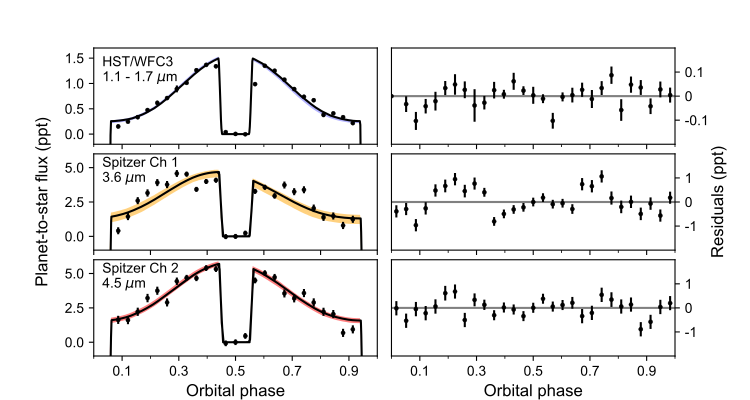

This figure's Python source:
import matplotlib.pyplot as plt
import numpy as np
import pickle
from astropy.io import ascii
import matplotlib.gridspec as gridspec
from pylab import *
from matplotlib import rc
import spiderman_lc
import transit_lc
from lc_fit import Model, LightCurveData

rc('font',**{'family':'sans-serif','sans-serif':['Arial']})

def quantile(x, q):
        return np.percentile(x, 100. * q)

plt.figure(figsize = (7.5,4))

gs = gridspec.GridSpec(3, 2, hspace=0.1, wspace = 0.05)

# plots HST white light phase curve
bestfits = ["/Users/lkreidberg/Desktop/Projects/Observations/HST/WASP103_HST_all/PHYSICAL_MODEL_WHITE_MCMC/bestfit_white.pic"]
mcmcs =  ["/Users/lkreidberg/Desktop/Projects/Observations/HST/WASP103_HST_all/PHYSICAL_MODEL_WHITE_MCMC/mcmc_out_white.npy"]

phasebins = np.linspace(0., 1., 30)
nbins = len(phasebins) - 1

every_N = 1000

for ii, f in enumerate(bestfits):
	ax = plt.subplot(gs[ii, 0])

	mcmc = np.load(mcmcs[ii])
	mcmc = mcmc[::every_N]
	rp, T_s, xi, T_n, delta_T = mcmc[:,0], mcmc[:, 18], mcmc[:, 15], mcmc[:, 16], mcmc[:, 17]

	print "rp, xi, T_n, delta_T", np.median(rp), np.median(xi), np.median(T_n), np.median(delta_T)

	per =  0.925545613
	t0 = 2457080.64041702 
	t = np.linspace(t0, t0+ per, 1000)
	models = np.zeros((len(t), mcmc.shape[0]))
	for i in range(len(mcmc)): models[:, i] = spiderman_lc.lc(t, np.median(rp), T_s[i], 1.1e-6, 1.7e-6, xi[i], T_n[i], delta_T[i], 0., True)*transit_lc.lc(t, np.median(rp))
	#print "hard coding in rp and wavelength for spiderman model"

	phase = (t-t0)/per - np.floor((t-t0)/per)		
	
	plt.fill_between(phase, (np.apply_along_axis(quantile, 0, models.T, 0.16)-1.)*1e3, (np.apply_along_axis(quantile, 0, models.T, 0.84) - 1.)*1e3, linewidth=0., alpha=0.3, color='blue')

	p = pickle.load(open(f, 'rb'))
	d, m, par = p[0], p[1], p[2]		#stores data,  model, and best fit parameters into d, m, & par
	
	dilution = d.dilution + 1.

	ind = d.err < 9.0e7			#indices of outliers
	
	err = d.err[ind]/d.flux[ind]		#normalized per point uncertainty 
	phase = m.phase[ind]
	data_corr = m.data_corr[ind]
	bestfit = m.bestfit[ind]

	ind = np.argsort(phase)
	err, phase, data_corr, bestfit = err[ind], phase[ind], data_corr[ind], bestfit[ind] #sorts by phase
	
	bindata = np.zeros(nbins)
	binsigma = np.zeros(nbins)
	binbestfit = np.zeros(nbins)
	bin_average = np.zeros(nbins)
	
	for j in range(1, len(phasebins)):
		ind = (phase >= phasebins[j-1]) & (phase < phasebins[j])
		if sum(ind)>0:
			bindata[j-1] = sum(data_corr[ind]/err[ind]**2)/sum(1/err[ind]**2) 
			binsigma[j-1] = np.sqrt(1/sum(1/err[ind]**2))
			binbestfit[j-1]=  np.mean(bestfit[ind])
			bin_average[j-1] = (phasebins[j-1]+phasebins[j])/2.

	#plt.errorbar(phase, (data_corr-1.)*1e3*dilution, yerr = err*1e3, fmt = '.k')
	plt.errorbar(bin_average, (bindata-1.)*1e3*dilution, yerr = binsigma*1e3, fmt = '.k')

	plt.plot(phase, (bestfit-1.)*1e3*dilution, color = 'k', label = 'best fit')

	ax.xaxis.set_major_locator(FixedLocator(np.array([0.1, 0.3, 0.5, 0.7, 0.9])))
	ax.xaxis.set_minor_locator(FixedLocator(np.array([0., 0.2, 0.4, 0.6, 0.8, 1.])))
	ax.set_xticklabels([])

	ax.yaxis.set_major_locator(FixedLocator(np.array([0., 0.5, 1, 1.5])))

	plt.ylim(-0.2, 1.7)
	plt.xlim(0,1)

	ax.text(0.03, 1.0, 'HST/WFC3\n1.1 - 1.7 $\mu$m', fontsize=10)

	#Plot RESIDUALS 	#
	#########################

	ax = plt.subplot(gs[ii, 1])
	resid = data_corr - bestfit 
	plt.axhline(0, color='0.5', zorder=-10)
	plt.errorbar(bin_average, (bindata - binbestfit)*1e3, yerr = binsigma*1e3, fmt = '.k')
	plt.ylim(-0.2,0.2)
	plt.xlim(0,1)
	
	ax.yaxis.set_major_locator(FixedLocator(np.array([-0.1, 0, 0.1])))
	ax.set_yticklabels([-0.1, 0, 0.1])
	
	ax.xaxis.set_major_locator(FixedLocator(np.array([0.1, 0.3, 0.5, 0.7, 0.9])))
	#ax.set_xticklabels([0.1, 0.3, 0.5, 0.7, 0.9])
	ax.set_xticklabels([])
	ax.xaxis.set_minor_locator(FixedLocator(np.array([0., 0.2, 0.4, 0.6, 0.8, 1.])))
	
	ax.yaxis.tick_right()
	plt.xlabel("Orbital phase", fontsize=12)


#plot Spitzer phase curves

bestfits = ["/Users/lkreidberg/Desktop/Projects/Observations/Spitzer/WASP103_11099/Ch1/analysis/run/fgc_old/ap2500715/fit_phase_curve/2017-01-08_17:01-physical_model/bestfit.pic", "/Users/lkreidberg/Desktop/Projects/Observations/Spitzer/WASP103_11099/Ch2/analysis/run/fgc_old/ap2750715/fit_phase_curve/2017-01-06_15:28-physical_model/bestfit.pic"]

mcmc_output = ["/Users/lkreidberg/Desktop/Projects/Observations/Spitzer/WASP103_11099/Ch1/analysis/run/fgc_old/ap2500715/fit_phase_curve/2017-01-08_17:01-physical_model/d-WA103bo11-allparams-trq1lnphysicalbliRN.npy", "/Users/lkreidberg/Desktop/Projects/Observations/Spitzer/WASP103_11099/Ch2/analysis/run/fgc_old/ap2750715/fit_phase_curve/2017-01-06_15:28-physical_model/d-WA103bo21-allparams-trq1lnphysicalbli.npy"]

colors = ['orange', 'red']

phasebins = np.linspace(0., 1., 30)
nbins = len(phasebins) - 1
dilution = np.array([0.1712, 0.1587])
l1 = np.array([3.15e-6, 4.0e-6])
l2 = np.array([3.95e-6, 5.0e-6])


for ii, f in enumerate(bestfits):
	ax = plt.subplot(gs[ii+1, 0])
	mcmc = np.load(mcmc_output[ii]).T[::every_N]
	rp, T_s, xi, T_n, delta_T = mcmc[:,1], mcmc[:, 21], mcmc[:, 24], mcmc[:, 25], mcmc[:, 26]

	print "rp, xi, T_n, delta_T", np.median(rp), np.median(xi), np.median(T_n), np.median(delta_T)

	per =  0.92555
	t0 = 2457080.64041702 
	t = np.linspace(t0, t0+ per, 1000)
	phase = (t-t0)/per - np.floor((t-t0)/per)		

	models = np.zeros((len(t), mcmc.shape[0]))
	for i in range(len(mcmc)): models[:, i] = spiderman_lc.lc(t, np.median(rp), T_s[i], l1[ii], l2[ii], xi[i], T_n[i], delta_T[i], dilution[ii], True)*transit_lc.lc(t, np.median(rp))
	#print "hard coding in rp for spiderman model"

	plt.fill_between(phase, (np.apply_along_axis(quantile, 0, models.T, 0.16)-1.)*1e3, (np.apply_along_axis(quantile, 0, models.T, 0.84) - 1.)*1e3, linewidth=0., alpha=0.5, color=colors[ii])

	p = pickle.load(open(f, 'rb'))
	data_corr = p[1] 
	err = p[2] 
	bestfit = p[3]
	phase = p[0] 
	ind = phase > 1.0
	phase[ind] -= 1.0
	bindata = np.zeros(nbins)
	binsigma = np.zeros(nbins)
	binbestfit = np.zeros(nbins)
	bin_average = np.zeros(nbins)
	
	for j in range(1, len(phasebins)):
		ind = (phase >= phasebins[j-1]) & (phase < phasebins[j])
		if sum(ind)>0:
			bindata[j-1] = sum(data_corr[ind]/err[ind]**2)/sum(1/err[ind]**2) 
			binsigma[j-1] = np.sqrt(1/sum(1/err[ind]**2))
			binbestfit[j-1]=  np.mean(bestfit[ind])
			bin_average[j-1] = (phasebins[j-1]+phasebins[j])/2.

	print "phase, err", bin_average[0:5], binsigma[0:5]

	plt.errorbar(bin_average, (bindata-1.)*1e3*(1.+dilution[ii]), yerr = binsigma*1e3, fmt = '.k')
	plt.plot(phase, (bestfit-1.)*1e3*(1.+dilution[ii]), color = 'k', label = 'best fit')


	ax.set_xticklabels([])
	plt.ylim(-1, 6.)
	plt.xlim(0,1)
	
	if ii ==0: 
		plt.ylabel("Planet-to-star flux (ppt)", fontsize = 12, labelpad = 10)
		ax.set_xticklabels([])
		ax.text(0.03, 3.8, 'Spitzer Ch 1\n3.6 $\mu$m', fontsize=10)
	if ii == 1: 
		plt.xlabel("Orbital phase", fontsize=12)
		ax.xaxis.set_major_locator(FixedLocator(np.array([0.1, 0.3, 0.5, 0.7, 0.9])))
		ax.set_xticklabels([0.1, 0.3, 0.5, 0.7, 0.9])
		ax.xaxis.set_minor_locator(FixedLocator(np.array([0., 0.2, 0.4, 0.6, 0.8, 1.])))
		ax.text(0.03, 3.8, 'Spitzer Ch 2\n4.5 $\mu$m', fontsize=10)


	#Plot RESIDUALS 	#
	#########################

	ax = plt.subplot(gs[ii+1, 1])
	binresid = bindata - binbestfit
	plt.axhline(0, color='0.5', zorder = -10)
	plt.errorbar(bin_average, binresid*1e3, yerr = binsigma*1e3, fmt = '.k')
	plt.ylim(-2,2)
	plt.xlim(0,1)
	
	ax.yaxis.set_major_locator(FixedLocator(np.array([-1,0, 1])))
	ax.set_yticklabels([-1, 0, 1])
	ax.yaxis.tick_right()
	
	ax.xaxis.set_major_locator(FixedLocator(np.array([0.1, 0.3, 0.5, 0.7, 0.9])))
	ax.set_xticklabels([0.1, 0.3, 0.5, 0.7, 0.9])
	ax.xaxis.set_minor_locator(FixedLocator(np.array([0., 0.2, 0.4, 0.6, 0.8, 1.])))
	
	if ii == 0: 
		ax.set_xticklabels([])
		plt.ylabel("Residuals (ppt)", fontsize = 12, labelpad = 10)
		ax.yaxis.set_label_position("right")
	if ii == 1: plt.xlabel("Orbital phase", fontsize=12)


plt.savefig("phase_curves.pdf")
